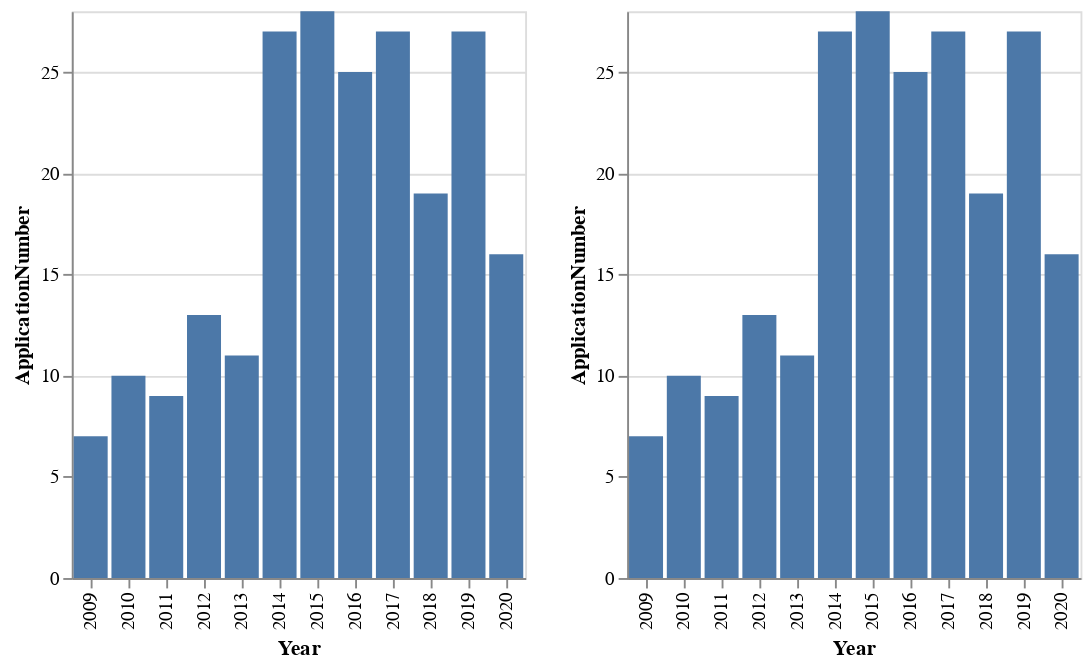

Notebook code cell kept with this figure:
### Markdown cell above
# Punto 3 corregir

### Code cell
# now we are available to work with data separated
data = toConcatenate[toConcatenate["Applicants"].str.contains("UNIVERSIDAD DE CONCEPCION", regex=True, na=False)]
data = data.groupby(["Year"]).agg({"ApplicationNumber": "nunique"}).reset_index()
data = data.sort_values('Year', ascending=True)

g1 = alt.Chart(data).mark_bar().encode(
    x='Year:O',
    y='ApplicationNumber:Q',
)


g2 = alt.Chart(data_registers('UNIVERSIDAD DE CONCEPCION')).mark_bar().encode(
    x='Year:O',
    y='ApplicationNumber:Q',
)

g1 | g2

#to prove both methods works same


# Realizar este gráfico similar al primero que hicimos 


#Tener cuidado con que los colaboras se cuenten una sóla vez

### Figure 1 — Vega-Lite specification as saved in the notebook (floating-point values rounded to 4 significant figures)
{"config": {"view": {"continuousWidth": 400, "continuousHeight": 300}}, "hconcat": [{"data": {"name": "data-9b14fef6af801e0b35cd900f18a0e3f6"}, "mark": "bar", "encoding": {"x": {"type": "ordinal", "field": "Year"}, "y": {"type": "quantitative", "field": "ApplicationNumber"}}}, {"data": {"name": "data-9b14fef6af801e0b35cd900f18a0e3f6"}, "mark": "bar", "encoding": {"x": {"type": "ordinal", "field": "Year"}, "y": {"type": "quantitative", "field": "ApplicationNumber"}}}], "$schema": "https://vega.github.io/schema/vega-lite/v4.8.1.json", "datasets": {"data-9b14fef6af801e0b35cd900f18a0e3f6": [{"Year": "2009", "ApplicationNumber": 7}, {"Year": "2010", "ApplicationNumber": 10}, {"Year": "2011", "ApplicationNumber": 9}, {"Year": "2012", "ApplicationNumber": 13}, {"Year": "2013", "ApplicationNumber": 11}, {"Year": "2014", "ApplicationNumber": 27}, {"Year": "2015", "ApplicationNumber": 28}, {"Year": "2016", "ApplicationNumber": 25}, {"Year": "2017", "ApplicationNumber": 27}, {"Year": "2018", "ApplicationNumber": 19}, {"Year": "2019", "ApplicationNumber": 27}, {"Year": "2020", "ApplicationNumber": 16}]}}
